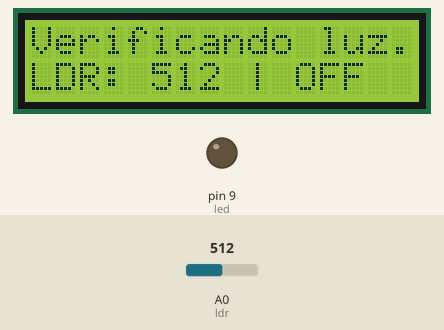
This sketch was run on a simulated Arduino Uno, built with avr-gcc and run on an emulated ATmega328P. Parts: 16×2 character LCD, output pins drawn as LEDs (lit = HIGH). The inputs (shaded band) are chosen by the test bench; at power-on: A0 (ldr) = 512. What the sketch prints to the serial monitor is not drawn.

Above: at 1.2 s.
1.3 s: A0 (ldr) set to 55
At 2.8 s:
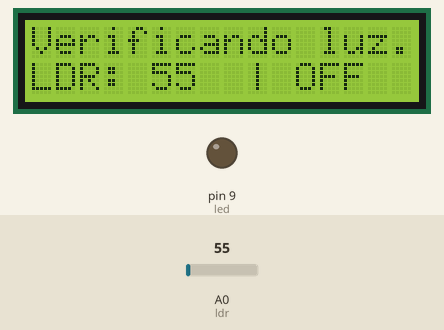
5.4 s: A0 (ldr) set to 45
At 6.8 s:
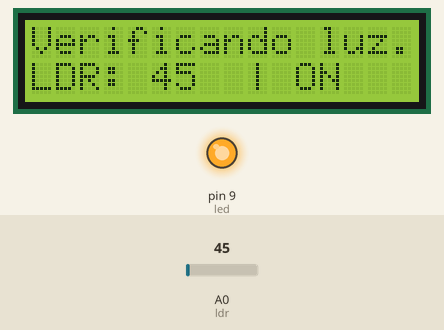
9.5 s: A0 (ldr) set to 0
At 10.7 s:
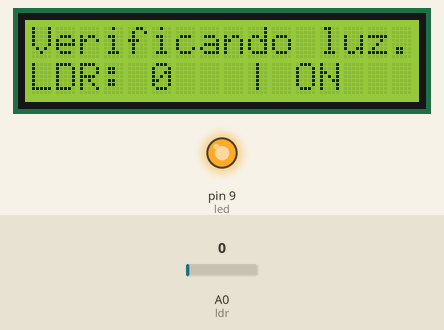
Timing chart, 0 to 12.5 s (numbered marks = the images above; inputs shaded):
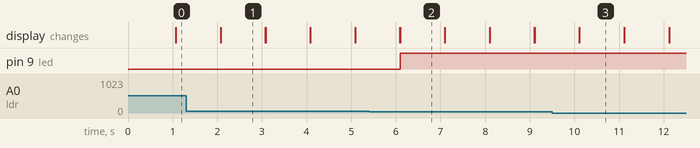

Measured:
- the behaviour switches between 50 and 49 on A0 (ldr) (found by bisection; images 1 and 2)
- after the input at 1.3 s, the display: first differs from a run without the input after 0.78 s (image 1)
- after the input at 5.4 s, pin 9 (led): LOW → HIGH after 0.69 s; the display: first differs from a run without the input after 0.69 s (image 2)
- after the input at 9.5 s, the display: first differs from a run without the input after 0.61 s (image 3)
- what the display in image 1 shows lasts 1.0 s, from 2.1 s to 3.1 s

The sketch:

le_ldr_acende_led_mostra_lcd.ino
```cpp
int ldr = 0;
int led = 9;
#include<LiquidCrystal.h>
LiquidCrystal lcd(12, 11, 5, 4, 3, 2);

void setup(){
  pinMode(led, OUTPUT);
  Serial.begin(9600);
  lcd.begin(16, 2);
  lcd.print("Verificando luz.");
}

void loop(){

  int ldrValue = analogRead(ldr);
  Serial.println(ldrValue);
  lcd.setCursor(0, 1);
  lcd.print("LDR: ");
  lcd.setCursor(5, 1);
  lcd.print(ldrValue);

  lcd.setCursor(9, 1);
  if(ldrValue < 50){
    lcd.print("| ON ");
    digitalWrite(led, HIGH);
  }else{
    lcd.print("| OFF");
    digitalWrite(led, LOW);

  }

  delay(1000);
  lcd.setCursor(0, 1);
  lcd.print("                ");
}
```
